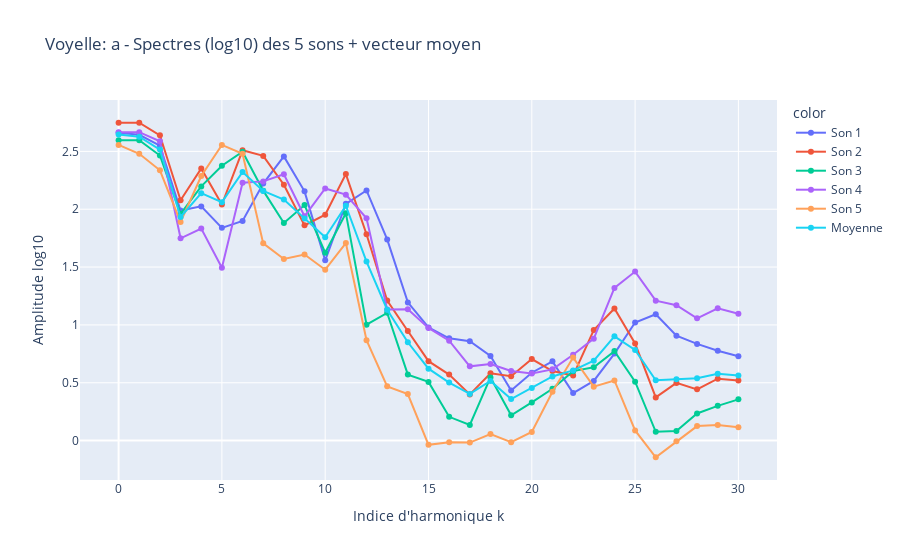
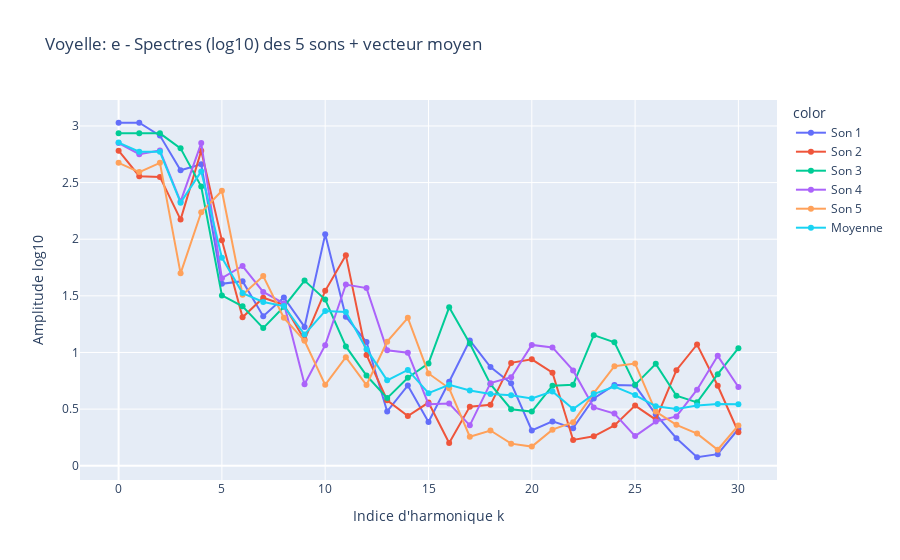
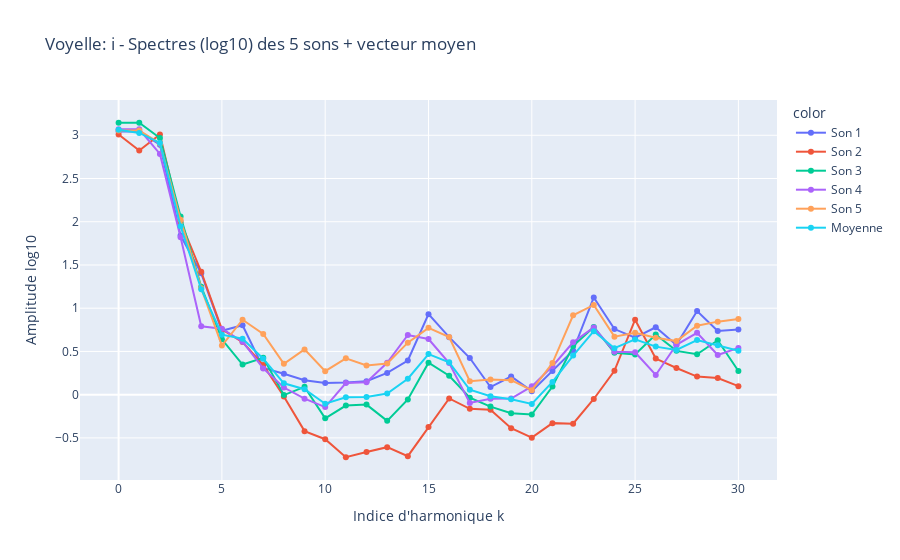
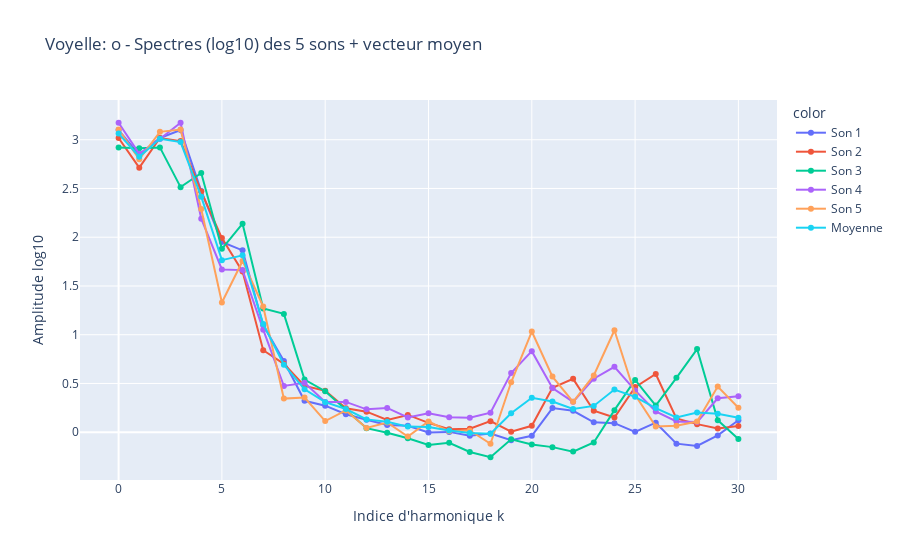

Write notebook code for charts like these, in order.
### Markdown cell above
# On utilisera le truc etude n° 10

### Code cell
import numpy as np
import msicpe.san as san
from plotly import express as px
import scipy.signal as signal


H=30
Vvec_moy = [[] for i in range(5)]
lettres = ['a', 'e', 'i', 'o', 'u']
a = range(5)

for lettre,j in zip(lettres, a):
    signaux = []
    for i in range(5):
        dat = np.load(f'data_partie_2/apprentissage/{lettre}_{i+1}.npz') # dat est un dictionnaire contenant les données contenues dans le fichier .npz
        s = dat['s'] # extraction du signal utile
        t = dat['t'] # extraction du vecteur temps associé au signal

        nu, S = san.trans_fourier(s, t)
        S = np.abs(S)

        s_centre= s - np.mean(s)
        nu, S_norm = san.trans_fourier(s_centre, t)
        S_norm = np.abs(S_norm)
        S_norm /= np.max(S_norm)

        f0 = san.detect_fondamentale(S_norm, nu)

        # Liste des harmoniques
        freq_list = [f0 * k for k in range(1, H+1)]

        freq_peaks, amp_peaks = san.detect_pics(S, freq_list, nu)

        vec = np.zeros(H+1)
        vec[0] = np.log10(np.max(S))
        vec[1:] = np.log10(amp_peaks)
        signaux.append(vec)


    k = np.arange(H+1)
    vec_moy = np.mean(signaux, axis=0)
    Vvec_moy[j] = vec_moy

    k = list(range(H+1))
    indice = []
    ampl = []
    labels = []

    for i in range(5):
        indice.extend(k)
        ampl.extend(signaux[i])
        labels.extend([f"Son {i+1}"] * (H+1))

    indice.extend(k)
    ampl.extend(vec_moy)
    labels.extend(["Moyenne"] * (H+1))

    fig = px.line(x=indice, y=ampl, color=labels, markers=True,title=f"Voyelle: {lettre} - Spectres (log10) des 5 sons + vecteur moyen", labels={"x": "Indice d'harmonique k", "y": "Amplitude log10"}).show()

print(Vvec_moy)

### Figure 1 — Plotly figure (JSON) as saved in the notebook; plotly's stock layout.template omitted (floating-point values rounded to 4 significant figures)
{"data": [{"hovertemplate": "color=Son 1<br>Indice d'harmonique k=%{x}<br>Amplitude log10=%{y}<extra></extra>", "legendgroup": "Son 1", "line": {"color": "#636efa", "dash": "solid"}, "marker": {"symbol": "circle"}, "mode": "lines+markers", "name": "Son 1", "orientation": "v", "showlegend": true, "type": "scatter", "x": [0, 1, 2, 3, 4, 5, 6, 7, 8, 9, 10, 11, 12, 13, 14, 15, 16, 17, 18, 19, 20, 21, 22, 23, 24, 25, 26, 27, 28, 29, 30], "xaxis": "x", "y": [2.661, 2.644, 2.55, 1.989, 2.025, 1.839, 1.899, 2.222, 2.457, 2.155, 1.558, 2.046, 2.162, 1.739, 1.195, 0.9781, 0.8845, 0.8587, 0.7314, 0.4331, 0.5866, 0.6852, 0.411, 0.5157, 0.7521, 1.021, 1.092, 0.9068, 0.8356, 0.7764, 0.7295], "yaxis": "y"}, {"hovertemplate": "color=Son 2<br>Indice d'harmonique k=%{x}<br>Amplitude log10=%{y}<extra></extra>", "legendgroup": "Son 2", "line": {"color": "#EF553B", "dash": "solid"}, "marker": {"symbol": "circle"}, "mode": "lines+markers", "name": "Son 2", "orientation": "v", "showlegend": true, "type": "scatter", "x": [0, 1, 2, 3, 4, 5, 6, 7, 8, 9, 10, 11, 12, 13, 14, 15, 16, 17, 18, 19, 20, 21, 22, 23, 24, 25, 26, 27, 28, 29, 30], "xaxis": "x", "y": [2.748, 2.748, 2.639, 2.077, 2.353, 2.041, 2.51, 2.461, 2.212, 1.861, 1.953, 2.304, 1.784, 1.21, 0.9471, 0.6867, 0.5705, 0.3992, 0.5821, 0.5558, 0.705, 0.6011, 0.5622, 0.9552, 1.142, 0.8391, 0.3732, 0.4987, 0.443, 0.535, 0.5197], "yaxis": "y"}, {"hovertemplate": "color=Son 3<br>Indice d'harmonique k=%{x}<br>Amplitude log10=%{y}<extra></extra>", "legendgroup": "Son 3", "line": {"color": "#00cc96", "dash": "solid"}, "marker": {"symbol": "circle"}, "mode": "lines+markers", "name": "Son 3", "orientation": "v", "showlegend": true, "type": "scatter", "x": [0, 1, 2, 3, 4, 5, 6, 7, 8, 9, 10, 11, 12, 13, 14, 15, 16, 17, 18, 19, 20, 21, 22, 23, 24, 25, 26, 27, 28, 29, 30], "xaxis": "x", "y": [2.597, 2.597, 2.464, 1.959, 2.198, 2.376, 2.497, 2.161, 1.88, 2.036, 1.624, 1.966, 1.002, 1.104, 0.5703, 0.5075, 0.2056, 0.1353, 0.5462, 0.2186, 0.3301, 0.4477, 0.6004, 0.6342, 0.7737, 0.5097, 0.07638, 0.08217, 0.2348, 0.3005, 0.3564], "yaxis": "y"}, {"hovertemplate": "color=Son 4<br>Indice d'harmonique k=%{x}<br>Amplitude log10=%{y}<extra></extra>", "legendgroup": "Son 4", "line": {"color": "#ab63fa", "dash": "solid"}, "marker": {"symbol": "circle"}, "mode": "lines+markers", "name": "Son 4", "orientation": "v", "showlegend": true, "type": "scatter", "x": [0, 1, 2, 3, 4, 5, 6, 7, 8, 9, 10, 11, 12, 13, 14, 15, 16, 17, 18, 19, 20, 21, 22, 23, 24, 25, 26, 27, 28, 29, 30], "xaxis": "x", "y": [2.666, 2.666, 2.587, 1.749, 1.834, 1.495, 2.229, 2.241, 2.302, 1.939, 2.18, 2.126, 1.922, 1.134, 1.135, 0.9742, 0.8632, 0.6419, 0.6623, 0.6016, 0.5798, 0.6157, 0.7417, 0.8811, 1.32, 1.461, 1.21, 1.171, 1.057, 1.143, 1.096], "yaxis": "y"}, {"hovertemplate": "color=Son 5<br>Indice d'harmonique k=%{x}<br>Amplitude log10=%{y}<extra></extra>", "legendgroup": "Son 5", "line": {"color": "#FFA15A", "dash": "solid"}, "marker": {"symbol": "circle"}, "mode": "lines+markers", "name": "Son 5", "orientation": "v", "showlegend": true, "type": "scatter", "x": [0, 1, 2, 3, 4, 5, 6, 7, 8, 9, 10, 11, 12, 13, 14, 15, 16, 17, 18, 19, 20, 21, 22, 23, 24, 25, 26, 27, 28, 29, 30], "xaxis": "x", "y": [2.556, 2.479, 2.337, 1.889, 2.287, 2.556, 2.479, 1.705, 1.57, 1.609, 1.477, 1.707, 0.8684, 0.4688, 0.4023, -0.03641, -0.01456, -0.0175, 0.05724, -0.01442, 0.07479, 0.4217, 0.7176, 0.4661, 0.5197, 0.08756, -0.144, -0.00548, 0.1254, 0.1352, 0.1161], "yaxis": "y"}, {"hovertemplate": "color=Moyenne<br>Indice d'harmonique k=%{x}<br>Amplitude log10=%{y}<extra></extra>", "legendgroup": "Moyenne", "line": {"color": "#19d3f3", "dash": "solid"}, "marker": {"symbol": "circle"}, "mode": "lines+markers", "name": "Moyenne", "orientation": "v", "showlegend": true, "type": "scatter", "x": [0, 1, 2, 3, 4, 5, 6, 7, 8, 9, 10, 11, 12, 13, 14, 15, 16, 17, 18, 19, 20, 21, 22, 23, 24, 25, 26, 27, 28, 29, 30], "xaxis": "x", "y": [2.646, 2.627, 2.515, 1.933, 2.139, 2.061, 2.323, 2.158, 2.084, 1.92, 1.758, 2.03, 1.548, 1.131, 0.8498, 0.622, 0.5018, 0.4035, 0.5159, 0.3589, 0.4553, 0.5543, 0.6066, 0.6905, 0.9015, 0.7836, 0.5214, 0.5306, 0.5391, 0.5781, 0.5635], "yaxis": "y"}], "layout": {"legend": {"title": {"text": "color"}, "tracegroupgap": 0}, "title": {"text": "Voyelle: a - Spectres (log10) des 5 sons + vecteur moyen"}, "xaxis": {"anchor": "y", "domain": [0, 1], "title": {"text": "Indice d'harmonique k"}}, "yaxis": {"anchor": "x", "domain": [0, 1], "title": {"text": "Amplitude log10"}}}}

### Figure 2 — Plotly figure (JSON) as saved in the notebook; plotly's stock layout.template omitted (floating-point values rounded to 4 significant figures)
{"data": [{"hovertemplate": "color=Son 1<br>Indice d'harmonique k=%{x}<br>Amplitude log10=%{y}<extra></extra>", "legendgroup": "Son 1", "line": {"color": "#636efa", "dash": "solid"}, "marker": {"symbol": "circle"}, "mode": "lines+markers", "name": "Son 1", "orientation": "v", "showlegend": true, "type": "scatter", "x": [0, 1, 2, 3, 4, 5, 6, 7, 8, 9, 10, 11, 12, 13, 14, 15, 16, 17, 18, 19, 20, 21, 22, 23, 24, 25, 26, 27, 28, 29, 30], "xaxis": "x", "y": [3.028, 3.028, 2.915, 2.609, 2.661, 1.606, 1.629, 1.321, 1.486, 1.225, 2.043, 1.315, 1.092, 0.4791, 0.7089, 0.3858, 0.7415, 1.107, 0.8708, 0.7278, 0.3122, 0.3915, 0.332, 0.5937, 0.7132, 0.7078, 0.4532, 0.243, 0.07497, 0.1024, 0.3243], "yaxis": "y"}, {"hovertemplate": "color=Son 2<br>Indice d'harmonique k=%{x}<br>Amplitude log10=%{y}<extra></extra>", "legendgroup": "Son 2", "line": {"color": "#EF553B", "dash": "solid"}, "marker": {"symbol": "circle"}, "mode": "lines+markers", "name": "Son 2", "orientation": "v", "showlegend": true, "type": "scatter", "x": [0, 1, 2, 3, 4, 5, 6, 7, 8, 9, 10, 11, 12, 13, 14, 15, 16, 17, 18, 19, 20, 21, 22, 23, 24, 25, 26, 27, 28, 29, 30], "xaxis": "x", "y": [2.781, 2.556, 2.55, 2.173, 2.781, 1.99, 1.31, 1.483, 1.42, 1.112, 1.544, 1.859, 0.9775, 0.5781, 0.4385, 0.5578, 0.2001, 0.5219, 0.5377, 0.9081, 0.9394, 0.8209, 0.2275, 0.2596, 0.3564, 0.5314, 0.4065, 0.8439, 1.071, 0.7061, 0.2959], "yaxis": "y"}, {"hovertemplate": "color=Son 3<br>Indice d'harmonique k=%{x}<br>Amplitude log10=%{y}<extra></extra>", "legendgroup": "Son 3", "line": {"color": "#00cc96", "dash": "solid"}, "marker": {"symbol": "circle"}, "mode": "lines+markers", "name": "Son 3", "orientation": "v", "showlegend": true, "type": "scatter", "x": [0, 1, 2, 3, 4, 5, 6, 7, 8, 9, 10, 11, 12, 13, 14, 15, 16, 17, 18, 19, 20, 21, 22, 23, 24, 25, 26, 27, 28, 29, 30], "xaxis": "x", "y": [2.935, 2.935, 2.935, 2.802, 2.465, 1.504, 1.408, 1.215, 1.404, 1.635, 1.467, 1.054, 0.7964, 0.5971, 0.7773, 0.9032, 1.399, 1.079, 0.7197, 0.4994, 0.4782, 0.7065, 0.7148, 1.153, 1.09, 0.7143, 0.8994, 0.6178, 0.5598, 0.8082, 1.038], "yaxis": "y"}, {"hovertemplate": "color=Son 4<br>Indice d'harmonique k=%{x}<br>Amplitude log10=%{y}<extra></extra>", "legendgroup": "Son 4", "line": {"color": "#ab63fa", "dash": "solid"}, "marker": {"symbol": "circle"}, "mode": "lines+markers", "name": "Son 4", "orientation": "v", "showlegend": true, "type": "scatter", "x": [0, 1, 2, 3, 4, 5, 6, 7, 8, 9, 10, 11, 12, 13, 14, 15, 16, 17, 18, 19, 20, 21, 22, 23, 24, 25, 26, 27, 28, 29, 30], "xaxis": "x", "y": [2.848, 2.751, 2.784, 2.332, 2.848, 1.656, 1.763, 1.534, 1.433, 0.7192, 1.065, 1.6, 1.568, 1.019, 0.9985, 0.5439, 0.55, 0.3569, 0.7292, 0.7815, 1.067, 1.044, 0.8414, 0.5151, 0.4601, 0.2619, 0.39, 0.4356, 0.671, 0.9701, 0.6946], "yaxis": "y"}, {"hovertemplate": "color=Son 5<br>Indice d'harmonique k=%{x}<br>Amplitude log10=%{y}<extra></extra>", "legendgroup": "Son 5", "line": {"color": "#FFA15A", "dash": "solid"}, "marker": {"symbol": "circle"}, "mode": "lines+markers", "name": "Son 5", "orientation": "v", "showlegend": true, "type": "scatter", "x": [0, 1, 2, 3, 4, 5, 6, 7, 8, 9, 10, 11, 12, 13, 14, 15, 16, 17, 18, 19, 20, 21, 22, 23, 24, 25, 26, 27, 28, 29, 30], "xaxis": "x", "y": [2.674, 2.593, 2.674, 1.699, 2.238, 2.427, 1.51, 1.675, 1.305, 1.103, 0.7145, 0.9585, 0.7129, 1.096, 1.305, 0.8146, 0.6837, 0.256, 0.3109, 0.1951, 0.1689, 0.3186, 0.3846, 0.6417, 0.8792, 0.902, 0.478, 0.3609, 0.2838, 0.141, 0.3563], "yaxis": "y"}, {"hovertemplate": "color=Moyenne<br>Indice d'harmonique k=%{x}<br>Amplitude log10=%{y}<extra></extra>", "legendgroup": "Moyenne", "line": {"color": "#19d3f3", "dash": "solid"}, "marker": {"symbol": "circle"}, "mode": "lines+markers", "name": "Moyenne", "orientation": "v", "showlegend": true, "type": "scatter", "x": [0, 1, 2, 3, 4, 5, 6, 7, 8, 9, 10, 11, 12, 13, 14, 15, 16, 17, 18, 19, 20, 21, 22, 23, 24, 25, 26, 27, 28, 29, 30], "xaxis": "x", "y": [2.853, 2.773, 2.771, 2.323, 2.599, 1.837, 1.524, 1.446, 1.41, 1.159, 1.367, 1.357, 1.029, 0.7539, 0.8457, 0.6411, 0.7148, 0.6641, 0.6337, 0.6224, 0.5931, 0.6564, 0.5001, 0.6326, 0.6998, 0.6235, 0.5254, 0.5003, 0.532, 0.5456, 0.5419], "yaxis": "y"}], "layout": {"legend": {"title": {"text": "color"}, "tracegroupgap": 0}, "title": {"text": "Voyelle: e - Spectres (log10) des 5 sons + vecteur moyen"}, "xaxis": {"anchor": "y", "domain": [0, 1], "title": {"text": "Indice d'harmonique k"}}, "yaxis": {"anchor": "x", "domain": [0, 1], "title": {"text": "Amplitude log10"}}}}

### Figure 3 — Plotly figure (JSON) as saved in the notebook; plotly's stock layout.template omitted (floating-point values rounded to 4 significant figures)
{"data": [{"hovertemplate": "color=Son 1<br>Indice d'harmonique k=%{x}<br>Amplitude log10=%{y}<extra></extra>", "legendgroup": "Son 1", "line": {"color": "#636efa", "dash": "solid"}, "marker": {"symbol": "circle"}, "mode": "lines+markers", "name": "Son 1", "orientation": "v", "showlegend": true, "type": "scatter", "x": [0, 1, 2, 3, 4, 5, 6, 7, 8, 9, 10, 11, 12, 13, 14, 15, 16, 17, 18, 19, 20, 21, 22, 23, 24, 25, 26, 27, 28, 29, 30], "xaxis": "x", "y": [3.043, 3.043, 2.89, 1.84, 1.404, 0.7401, 0.8034, 0.3083, 0.2424, 0.1665, 0.1342, 0.1397, 0.1564, 0.2518, 0.3953, 0.9315, 0.6653, 0.4237, 0.08779, 0.2101, 0.04085, 0.275, 0.5109, 1.124, 0.7586, 0.6592, 0.7799, 0.5757, 0.9665, 0.7374, 0.7539], "yaxis": "y"}, {"hovertemplate": "color=Son 2<br>Indice d'harmonique k=%{x}<br>Amplitude log10=%{y}<extra></extra>", "legendgroup": "Son 2", "line": {"color": "#EF553B", "dash": "solid"}, "marker": {"symbol": "circle"}, "mode": "lines+markers", "name": "Son 2", "orientation": "v", "showlegend": true, "type": "scatter", "x": [0, 1, 2, 3, 4, 5, 6, 7, 8, 9, 10, 11, 12, 13, 14, 15, 16, 17, 18, 19, 20, 21, 22, 23, 24, 25, 26, 27, 28, 29, 30], "xaxis": "x", "y": [3.008, 2.824, 3.008, 2.0, 1.421, 0.7546, 0.6079, 0.3426, -0.02036, -0.4217, -0.5152, -0.7238, -0.6626, -0.6072, -0.7112, -0.3729, -0.04343, -0.1639, -0.1739, -0.3884, -0.4974, -0.3292, -0.3357, -0.04987, 0.2759, 0.867, 0.4175, 0.3084, 0.2091, 0.1923, 0.09866], "yaxis": "y"}, {"hovertemplate": "color=Son 3<br>Indice d'harmonique k=%{x}<br>Amplitude log10=%{y}<extra></extra>", "legendgroup": "Son 3", "line": {"color": "#00cc96", "dash": "solid"}, "marker": {"symbol": "circle"}, "mode": "lines+markers", "name": "Son 3", "orientation": "v", "showlegend": true, "type": "scatter", "x": [0, 1, 2, 3, 4, 5, 6, 7, 8, 9, 10, 11, 12, 13, 14, 15, 16, 17, 18, 19, 20, 21, 22, 23, 24, 25, 26, 27, 28, 29, 30], "xaxis": "x", "y": [3.145, 3.145, 2.968, 2.06, 1.248, 0.6403, 0.3485, 0.4256, -0.004753, 0.09027, -0.2738, -0.1266, -0.1148, -0.3026, -0.05501, 0.3694, 0.2193, -0.03593, -0.1382, -0.2144, -0.2305, 0.09437, 0.5627, 0.7828, 0.4842, 0.464, 0.6951, 0.5065, 0.4667, 0.6292, 0.2741], "yaxis": "y"}, {"hovertemplate": "color=Son 4<br>Indice d'harmonique k=%{x}<br>Amplitude log10=%{y}<extra></extra>", "legendgroup": "Son 4", "line": {"color": "#ab63fa", "dash": "solid"}, "marker": {"symbol": "circle"}, "mode": "lines+markers", "name": "Son 4", "orientation": "v", "showlegend": true, "type": "scatter", "x": [0, 1, 2, 3, 4, 5, 6, 7, 8, 9, 10, 11, 12, 13, 14, 15, 16, 17, 18, 19, 20, 21, 22, 23, 24, 25, 26, 27, 28, 29, 30], "xaxis": "x", "y": [3.07, 3.07, 2.785, 1.82, 0.7906, 0.7635, 0.6121, 0.304, 0.08234, -0.04586, -0.1433, 0.1341, 0.1444, 0.3687, 0.6901, 0.6437, 0.3656, -0.09544, -0.04605, -0.04454, 0.09606, 0.3286, 0.6056, 0.778, 0.4975, 0.4905, 0.2282, 0.5772, 0.7148, 0.4585, 0.5408], "yaxis": "y"}, {"hovertemplate": "color=Son 5<br>Indice d'harmonique k=%{x}<br>Amplitude log10=%{y}<extra></extra>", "legendgroup": "Son 5", "line": {"color": "#FFA15A", "dash": "solid"}, "marker": {"symbol": "circle"}, "mode": "lines+markers", "name": "Son 5", "orientation": "v", "showlegend": true, "type": "scatter", "x": [0, 1, 2, 3, 4, 5, 6, 7, 8, 9, 10, 11, 12, 13, 14, 15, 16, 17, 18, 19, 20, 21, 22, 23, 24, 25, 26, 27, 28, 29, 30], "xaxis": "x", "y": [3.054, 3.054, 2.906, 2.023, 1.232, 0.5677, 0.8664, 0.7013, 0.3573, 0.5237, 0.2719, 0.4206, 0.3373, 0.3602, 0.6014, 0.7729, 0.6662, 0.1561, 0.1768, 0.1671, 0.05185, 0.3659, 0.9183, 1.038, 0.6712, 0.7156, 0.6579, 0.6196, 0.797, 0.8446, 0.8746], "yaxis": "y"}, {"hovertemplate": "color=Moyenne<br>Indice d'harmonique k=%{x}<br>Amplitude log10=%{y}<extra></extra>", "legendgroup": "Moyenne", "line": {"color": "#19d3f3", "dash": "solid"}, "marker": {"symbol": "circle"}, "mode": "lines+markers", "name": "Moyenne", "orientation": "v", "showlegend": true, "type": "scatter", "x": [0, 1, 2, 3, 4, 5, 6, 7, 8, 9, 10, 11, 12, 13, 14, 15, 16, 17, 18, 19, 20, 21, 22, 23, 24, 25, 26, 27, 28, 29, 30], "xaxis": "x", "y": [3.064, 3.027, 2.911, 1.949, 1.219, 0.6932, 0.6477, 0.4164, 0.1314, 0.06258, -0.1053, -0.0312, -0.02786, 0.0142, 0.1841, 0.4689, 0.3746, 0.05691, -0.01871, -0.05401, -0.1078, 0.1469, 0.4523, 0.7346, 0.5375, 0.6393, 0.5557, 0.5175, 0.6308, 0.5724, 0.5084], "yaxis": "y"}], "layout": {"legend": {"title": {"text": "color"}, "tracegroupgap": 0}, "title": {"text": "Voyelle: i - Spectres (log10) des 5 sons + vecteur moyen"}, "xaxis": {"anchor": "y", "domain": [0, 1], "title": {"text": "Indice d'harmonique k"}}, "yaxis": {"anchor": "x", "domain": [0, 1], "title": {"text": "Amplitude log10"}}}}

### Figure 4 — Plotly figure (JSON) as saved in the notebook; plotly's stock layout.template omitted (floating-point values rounded to 4 significant figures)
{"data": [{"hovertemplate": "color=Son 1<br>Indice d'harmonique k=%{x}<br>Amplitude log10=%{y}<extra></extra>", "legendgroup": "Son 1", "line": {"color": "#636efa", "dash": "solid"}, "marker": {"symbol": "circle"}, "mode": "lines+markers", "name": "Son 1", "orientation": "v", "showlegend": true, "type": "scatter", "x": [0, 1, 2, 3, 4, 5, 6, 7, 8, 9, 10, 11, 12, 13, 14, 15, 16, 17, 18, 19, 20, 21, 22, 23, 24, 25, 26, 27, 28, 29, 30], "xaxis": "x", "y": [3.099, 2.845, 3.018, 3.099, 2.473, 1.951, 1.865, 1.097, 0.7309, 0.3223, 0.2724, 0.1839, 0.1276, 0.07314, 0.06531, -0.002393, 0.003481, -0.03499, -0.01281, -0.08119, -0.03695, 0.2479, 0.2197, 0.1019, 0.09267, 0.003978, 0.09787, -0.1171, -0.1414, -0.03292, 0.1222], "yaxis": "y"}, {"hovertemplate": "color=Son 2<br>Indice d'harmonique k=%{x}<br>Amplitude log10=%{y}<extra></extra>", "legendgroup": "Son 2", "line": {"color": "#EF553B", "dash": "solid"}, "marker": {"symbol": "circle"}, "mode": "lines+markers", "name": "Son 2", "orientation": "v", "showlegend": true, "type": "scatter", "x": [0, 1, 2, 3, 4, 5, 6, 7, 8, 9, 10, 11, 12, 13, 14, 15, 16, 17, 18, 19, 20, 21, 22, 23, 24, 25, 26, 27, 28, 29, 30], "xaxis": "x", "y": [3.018, 2.713, 3.018, 2.987, 2.468, 1.991, 1.647, 0.8407, 0.701, 0.4754, 0.4255, 0.2461, 0.2109, 0.125, 0.1772, 0.09603, 0.02995, 0.03537, 0.1134, 0.005584, 0.06606, 0.4557, 0.5472, 0.2211, 0.1515, 0.4627, 0.5975, 0.1418, 0.08295, 0.0377, 0.06454], "yaxis": "y"}, {"hovertemplate": "color=Son 3<br>Indice d'harmonique k=%{x}<br>Amplitude log10=%{y}<extra></extra>", "legendgroup": "Son 3", "line": {"color": "#00cc96", "dash": "solid"}, "marker": {"symbol": "circle"}, "mode": "lines+markers", "name": "Son 3", "orientation": "v", "showlegend": true, "type": "scatter", "x": [0, 1, 2, 3, 4, 5, 6, 7, 8, 9, 10, 11, 12, 13, 14, 15, 16, 17, 18, 19, 20, 21, 22, 23, 24, 25, 26, 27, 28, 29, 30], "xaxis": "x", "y": [2.921, 2.913, 2.921, 2.514, 2.659, 1.881, 2.139, 1.27, 1.214, 0.5398, 0.4206, 0.2264, 0.04152, -0.005911, -0.06143, -0.1302, -0.1085, -0.2031, -0.2568, -0.07255, -0.1259, -0.153, -0.1989, -0.1046, 0.2265, 0.5357, 0.2732, 0.558, 0.8528, 0.1239, -0.06861], "yaxis": "y"}, {"hovertemplate": "color=Son 4<br>Indice d'harmonique k=%{x}<br>Amplitude log10=%{y}<extra></extra>", "legendgroup": "Son 4", "line": {"color": "#ab63fa", "dash": "solid"}, "marker": {"symbol": "circle"}, "mode": "lines+markers", "name": "Son 4", "orientation": "v", "showlegend": true, "type": "scatter", "x": [0, 1, 2, 3, 4, 5, 6, 7, 8, 9, 10, 11, 12, 13, 14, 15, 16, 17, 18, 19, 20, 21, 22, 23, 24, 25, 26, 27, 28, 29, 30], "xaxis": "x", "y": [3.174, 2.857, 3.008, 3.174, 2.19, 1.669, 1.663, 1.052, 0.4739, 0.5067, 0.3106, 0.311, 0.2347, 0.2494, 0.1518, 0.1948, 0.154, 0.1488, 0.2002, 0.6073, 0.8315, 0.4533, 0.3118, 0.5489, 0.6714, 0.4289, 0.2126, 0.1101, 0.1036, 0.3485, 0.3683], "yaxis": "y"}, {"hovertemplate": "color=Son 5<br>Indice d'harmonique k=%{x}<br>Amplitude log10=%{y}<extra></extra>", "legendgroup": "Son 5", "line": {"color": "#FFA15A", "dash": "solid"}, "marker": {"symbol": "circle"}, "mode": "lines+markers", "name": "Son 5", "orientation": "v", "showlegend": true, "type": "scatter", "x": [0, 1, 2, 3, 4, 5, 6, 7, 8, 9, 10, 11, 12, 13, 14, 15, 16, 17, 18, 19, 20, 21, 22, 23, 24, 25, 26, 27, 28, 29, 30], "xaxis": "x", "y": [3.105, 2.799, 3.081, 3.105, 2.289, 1.331, 1.757, 1.29, 0.3447, 0.3549, 0.114, 0.224, 0.04302, 0.0999, -0.04467, 0.1097, 0.009578, 0.0187, -0.1188, 0.5124, 1.033, 0.5703, 0.3116, 0.5819, 1.046, 0.3826, 0.05889, 0.06693, 0.1091, 0.4681, 0.2505], "yaxis": "y"}, {"hovertemplate": "color=Moyenne<br>Indice d'harmonique k=%{x}<br>Amplitude log10=%{y}<extra></extra>", "legendgroup": "Moyenne", "line": {"color": "#19d3f3", "dash": "solid"}, "marker": {"symbol": "circle"}, "mode": "lines+markers", "name": "Moyenne", "orientation": "v", "showlegend": true, "type": "scatter", "x": [0, 1, 2, 3, 4, 5, 6, 7, 8, 9, 10, 11, 12, 13, 14, 15, 16, 17, 18, 19, 20, 21, 22, 23, 24, 25, 26, 27, 28, 29, 30], "xaxis": "x", "y": [3.063, 2.825, 3.009, 2.976, 2.416, 1.765, 1.814, 1.11, 0.6929, 0.4398, 0.3086, 0.2383, 0.1315, 0.1083, 0.05765, 0.0536, 0.0177, -0.007054, -0.01495, 0.1943, 0.3535, 0.3149, 0.2383, 0.2698, 0.4376, 0.3628, 0.248, 0.152, 0.2014, 0.1891, 0.1474], "yaxis": "y"}], "layout": {"legend": {"title": {"text": "color"}, "tracegroupgap": 0}, "title": {"text": "Voyelle: o - Spectres (log10) des 5 sons + vecteur moyen"}, "xaxis": {"anchor": "y", "domain": [0, 1], "title": {"text": "Indice d'harmonique k"}}, "yaxis": {"anchor": "x", "domain": [0, 1], "title": {"text": "Amplitude log10"}}}}
